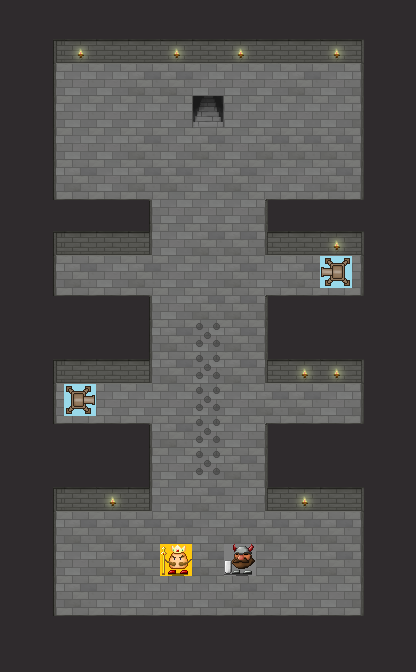

The image is a tile-based game level rendered from a .tmx file. Its description and source (layers, tilesets, objects; grid data summarised) follow:
An orthogonal 13x21 tile map with 32x32 px tiles, 2 tile layers (BaseLayer, FunctionalLayer), 2 tilesets.

<map version="1.0" orientation="orthogonal" renderorder="right-down" width="13" height="21" tilewidth="32" tileheight="32" nextobjectid="44">
 <tileset firstgid="1" source="dungeon.tsx" />
 <tileset firstgid="51" source="objects.tsx" />
 <layer name="BaseLayer" width="13" height="21">
  <data>[273 cells, 273 non-empty, 19 distinct tile ids]</data>
 </layer>
 <layer name="FunctionalLayer" width="13" height="21">
  <data>[273 cells, 4 non-empty, 3 distinct tile ids]</data>
 </layer>
</map>